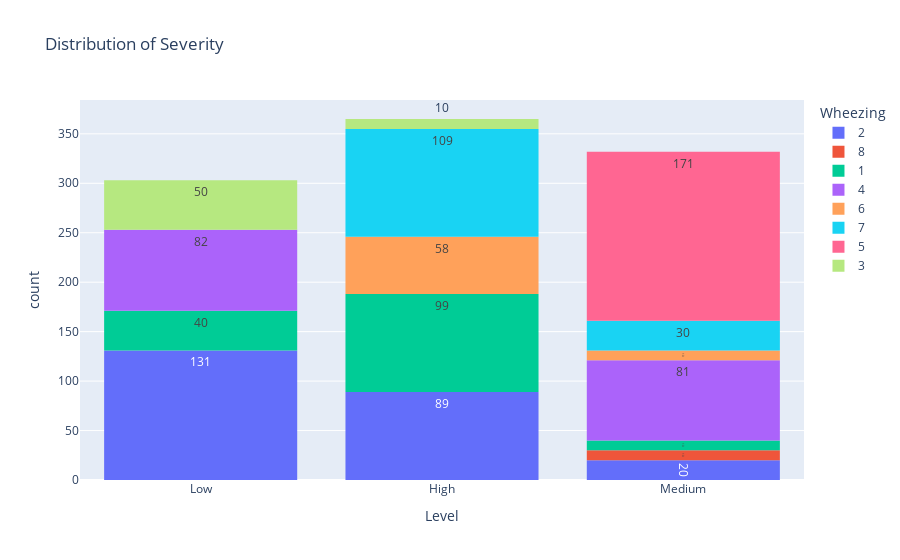

Notebook source saved alongside this figure:
### Code cell
#Wheezing
fig = px.histogram(lung, x = 'Level', color = 'Wheezing', nbins = 10, title = 'Distribution of Severity', text_auto = True)
fig.show()

### Figure 1 — Plotly figure (JSON) as saved in the notebook; plotly's stock layout.template omitted (floating-point values rounded to 4 significant figures; data arrays with more than 128 entries replaced by an {"elided": "..."} marker saying what was removed)
{"data": [{"alignmentgroup": "True", "bingroup": "x", "hovertemplate": "Wheezing=2<br>Level=%{x}<br>count=%{y}<extra></extra>", "legendgroup": "2", "marker": {"color": "#636efa", "pattern": {"shape": ""}}, "name": "2", "nbinsx": 10, "offsetgroup": "2", "orientation": "v", "showlegend": true, "texttemplate": "%{value}", "type": "histogram", "x": {"elided": "240 str values"}, "xaxis": "x", "yaxis": "y"}, {"alignmentgroup": "True", "bingroup": "x", "hovertemplate": "Wheezing=8<br>Level=%{x}<br>count=%{y}<extra></extra>", "legendgroup": "8", "marker": {"color": "#EF553B", "pattern": {"shape": ""}}, "name": "8", "nbinsx": 10, "offsetgroup": "8", "orientation": "v", "showlegend": true, "texttemplate": "%{value}", "type": "histogram", "x": ["Medium", "Medium", "Medium", "Medium", "Medium", "Medium", "Medium", "Medium", "Medium", "Medium"], "xaxis": "x", "yaxis": "y"}, {"alignmentgroup": "True", "bingroup": "x", "hovertemplate": "Wheezing=1<br>Level=%{x}<br>count=%{y}<extra></extra>", "legendgroup": "1", "marker": {"color": "#00cc96", "pattern": {"shape": ""}}, "name": "1", "nbinsx": 10, "offsetgroup": "1", "orientation": "v", "showlegend": true, "texttemplate": "%{value}", "type": "histogram", "x": {"elided": "149 str values"}, "xaxis": "x", "yaxis": "y"}, {"alignmentgroup": "True", "bingroup": "x", "hovertemplate": "Wheezing=4<br>Level=%{x}<br>count=%{y}<extra></extra>", "legendgroup": "4", "marker": {"color": "#ab63fa", "pattern": {"shape": ""}}, "name": "4", "nbinsx": 10, "offsetgroup": "4", "orientation": "v", "showlegend": true, "texttemplate": "%{value}", "type": "histogram", "x": {"elided": "163 str values"}, "xaxis": "x", "yaxis": "y"}, {"alignmentgroup": "True", "bingroup": "x", "hovertemplate": "Wheezing=6<br>Level=%{x}<br>count=%{y}<extra></extra>", "legendgroup": "6", "marker": {"color": "#FFA15A", "pattern": {"shape": ""}}, "name": "6", "nbinsx": 10, "offsetgroup": "6", "orientation": "v", "showlegend": true, "texttemplate": "%{value}", "type": "histogram", "x": ["Medium", "High", "High", "High", "High", "High", "High", "High", "Medium", "High", "High", "High", "High", "High", "High", "High", "High", "Medium", "High", "High", "High", "High", "High", "High", "Medium", "Medium", "High", "High", "High", "High", "High", "High", "Medium", "High", "High", "High", "High", "High", "High", "Medium", "High", "High", "High", "High", "High", "High", "Medium", "High", "High", "High", "High", "High", "High", "High", "Medium", "High", "High", "High", "High", "High", "High", "High", "Medium", "High", "High", "High", "High", "High"], "xaxis": "x", "yaxis": "y"}, {"alignmentgroup": "True", "bingroup": "x", "hovertemplate": "Wheezing=7<br>Level=%{x}<br>count=%{y}<extra></extra>", "legendgroup": "7", "marker": {"color": "#19d3f3", "pattern": {"shape": ""}}, "name": "7", "nbinsx": 10, "offsetgroup": "7", "orientation": "v", "showlegend": true, "texttemplate": "%{value}", "type": "histogram", "x": {"elided": "139 str values"}, "xaxis": "x", "yaxis": "y"}, {"alignmentgroup": "True", "bingroup": "x", "hovertemplate": "Wheezing=5<br>Level=%{x}<br>count=%{y}<extra></extra>", "legendgroup": "5", "marker": {"color": "#FF6692", "pattern": {"shape": ""}}, "name": "5", "nbinsx": 10, "offsetgroup": "5", "orientation": "v", "showlegend": true, "texttemplate": "%{value}", "type": "histogram", "x": {"elided": "171 str values"}, "xaxis": "x", "yaxis": "y"}, {"alignmentgroup": "True", "bingroup": "x", "hovertemplate": "Wheezing=3<br>Level=%{x}<br>count=%{y}<extra></extra>", "legendgroup": "3", "marker": {"color": "#B6E880", "pattern": {"shape": ""}}, "name": "3", "nbinsx": 10, "offsetgroup": "3", "orientation": "v", "showlegend": true, "texttemplate": "%{value}", "type": "histogram", "x": ["High", "Low", "Low", "Low", "Low", "Low", "High", "Low", "Low", "High", "Low", "Low", "Low", "Low", "High", "Low", "Low", "Low", "Low", "Low", "Low", "Low", "High", "Low", "Low", "Low", "Low", "Low", "Low", "Low", "High", "Low", "Low", "Low", "Low", "Low", "High", "Low", "Low", "Low", "Low", "Low", "High", "Low", "Low", "Low", "Low", "Low", "High", "Low", "Low", "Low", "Low", "Low", "High", "Low", "Low", "Low", "Low", "Low"], "xaxis": "x", "yaxis": "y"}], "layout": {"barmode": "relative", "legend": {"title": {"text": "Wheezing"}, "tracegroupgap": 0}, "title": {"text": "Distribution of Severity"}, "xaxis": {"anchor": "y", "domain": [0, 1], "title": {"text": "Level"}}, "yaxis": {"anchor": "x", "domain": [0, 1], "title": {"text": "count"}}}}
